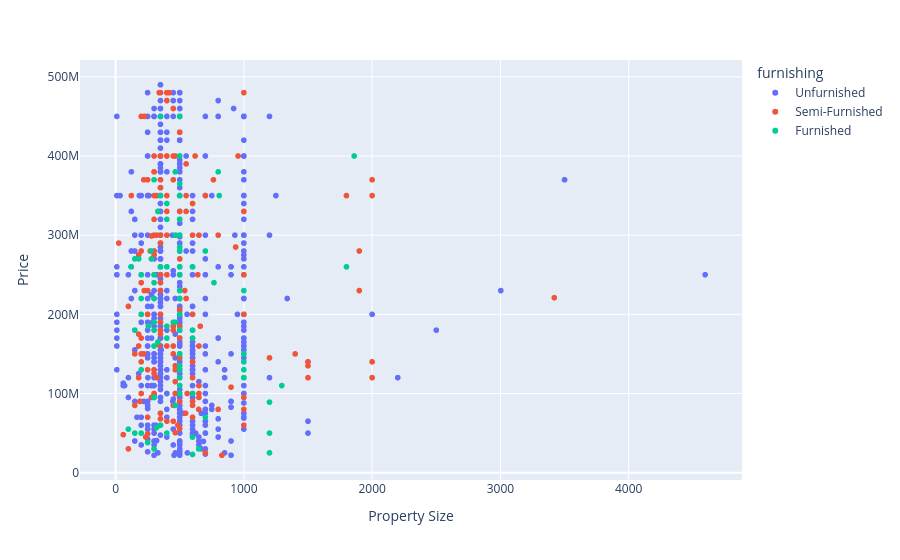

Write notebook code for a chart like this one.
### Code cell
#scatter plot 
fig4 = px.scatter(
    df,
    x="property_size(sqm)",
    y="price",
    color="furnishing",
    labels={
        "property_size(sqm)": "Property Size",
        "price": "Price"
    }
)
fig4.show()
